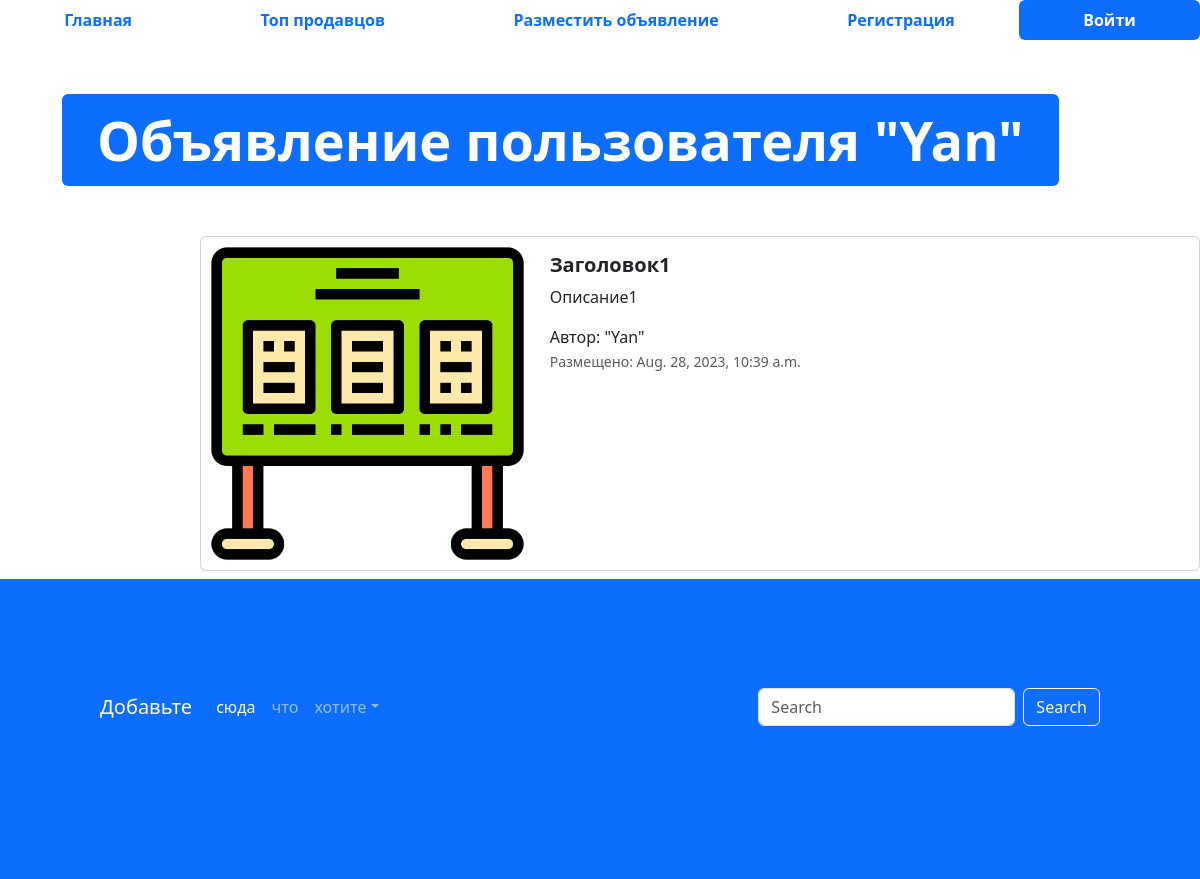
The app's page /advertisement/1 with its own data.
### app_advertisements/models.py (models this page shows, shortened)
class Advertisement(models.Model):
    title = models.CharField('Заголовок', max_length=128)
    description = models.TextField('Описание')
    price = models.DecimalField('Цена', max_digits=10, decimal_places=2)
    auction = models.BooleanField('Торг', help_text='Отметьте, если торг уместен')
    created_at = models.DateTimeField(auto_now_add=True)
    updated_at = models.DateTimeField(auto_now=True)
    user = models.ForeignKey(User, on_delete=models.CASCADE, verbose_name='Пользователь')
    image = models.ImageField('Изображение', upload_to='advertisements/')
    class Meta:
        db_table = 'advertisements'

### app_advertisements/views.py (the view)
# urls.py: path('advertisement/<int:pk>', advertisement_detail, name='adv-detail'),
def advertisement_detail(request, pk):
    advertisement = Advertisement.objects.get(id=pk)
    context = {
        'advertisement': advertisement
    }
    return render(request, 'app_adv/advertisement.html', context)

### templates/app_adv/advertisement.html (shortened to what this page needs)
{% extends 'base.html' %}
{% load static %}
{% block body %}
<body>
  <ul class="nav nav-pills sticky-top bg-white nav-fill">
    <li class="nav-item">
      <a class="nav-link" href="{% url 'main-page' %}">
        <span style="font-weight: bold;">Главная</span>
      </a>
    </li>
    <li class="nav-item">
      <a class="nav-link" href="{% url 'top-sellers' %}"><span style="font-weight: bold;">Топ продавцов</span>
      </a>
    </li>
    <li class="nav-item">
      <a class="nav-link" href="{% url 'adv-post' %}">
        <span style="font-weight: bold;">Разместить объявление</span>
      </a>
    </li>
    {% if not user.is_authenticated %}
    <li class="nav-item">
      <a class="nav-link" href="{% url 'register' %}">
        <span style="font-weight: bold;">Регистрация</span>
      </a>
    </li>
    <li class="nav-item">
      <a class="nav-link active" aria-current="page" href="{% url 'login' %}">
        <span style="font-weight: bold;">Войти</span>
      </a>
    </li>
    {% endif %}
  </ul>
  <div class="container" style="margin: 50px;">
    <div class="display-2">
      <span class="badge bg-primary">Объявление пользователя "{{ advertisement.user }}"</span>
    </div>
  </div>
  <div class="col offset-2">
    <div class="card mb-2" style="max-width: 1200px; margin-top: 20px;">
      <div class="row g-0">
        <div class="col-md-4">
          <a href="#" class="nav-link">
            <img src={% if advertisement.image %} {{ advertisement.image.url }} {% else %} {% static 'img/adv.png' %} {% endif %} class="img-fluid rounded-start" alt="Card title">
          </a>
        </div>
        <div class="col">
          <div class="card-body">
            <h5 class="card-title">
              <a href="#" class="nav-link"><strong>{{ advertisement.title }}</strong></a>
            </h5>
            <p class="card-text">
              {{ advertisement.description }}
            </p>
            <span>Автор: "{{ advertisement.user }}"</span>
            <p class="card-text"><small class="text-muted">Размещено: {{ advertisement.created_at }}</small></p>
          </div>
        </div>
      </div>
    </div>
  </div>
  <footer style="padding: 100px; min-height: 300px;" class="bg-primary">
    <nav class="navbar navbar-expand-sm navbar-dark">
      <a class="navbar-brand" href="#">Добавьте</a>
      <div class="collapse navbar-collapse" id="collapsibleNavId">
        <ul class="navbar-nav me-auto mt-2 mt-lg-0">
          <li class="nav-item">
            <a class="nav-link active" href="#" aria-current="page">сюда</a>
          </li>
          <li class="nav-item">
            <a class="nav-link" href="#">что</a>
          </li>
          <li class="nav-item dropdown">
            <a class="nav-link dropdown-toggle" href="#" id="dropdownId" data-bs-toggle="dropdown" aria-haspopup="true"
              aria-expanded="false">хотите</a>
          </li>
        </ul>
        <form class="d-flex my-2 my-lg-0">
          <input class="form-control me-sm-2" type="text" placeholder="Search">
          <button class="btn btn-outline-light my-2 my-sm-0" type="submit">Search</button>
        </form>
      </div>
    </nav>
  </footer>
{% endblock %}

### records on screen
Advertisement: user "Yan", title "Заголовок1", description "Описание1", created_at "Aug. 28, 2023, 10:39 a.m."
